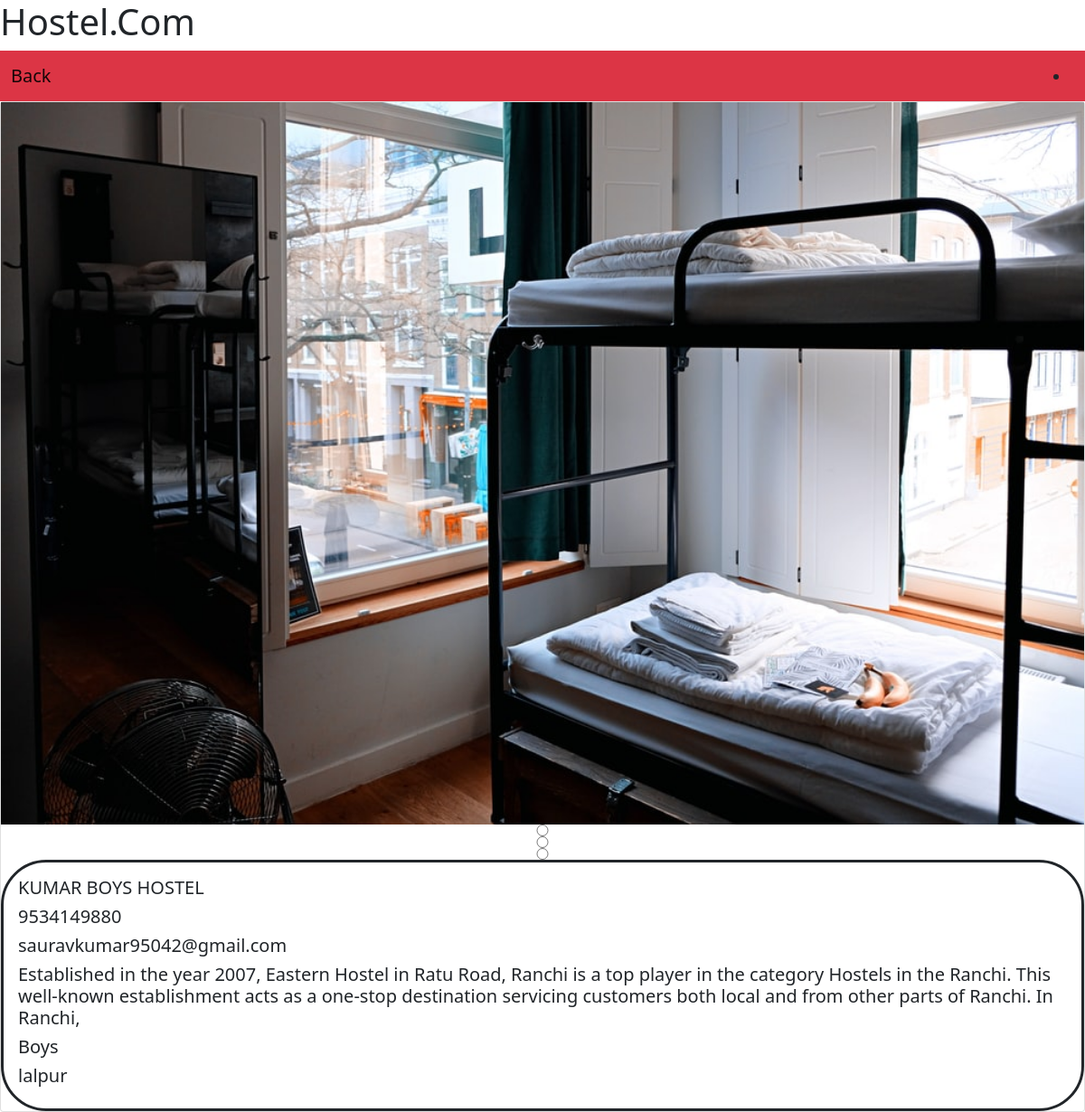
The app's page /details.php?id=KUMAR BOYS HOSTEL with its own data.
### tables this page shows
CREATE TABLE IF NOT EXISTS `hostel` (
  `pic1` varchar(100) NOT NULL,
  `pic2` varchar(100) NOT NULL,
  `pic3` varchar(100) NOT NULL,
  `hname` varchar(50) NOT NULL,
  `mob` varchar(10) NOT NULL,
  `email` varchar(30) NOT NULL,
  `about` varchar(5000) NOT NULL,
  `htype` varchar(10) DEFAULT NULL,
  `location` varchar(30) DEFAULT NULL
);

### details.php (the view, shortened to what this page needs)
<!doctype html>
<html lang="en">
  <head>
    <link href="https://cdn.jsdelivr.net/npm/bootstrap@5.1.3/dist/css/bootstrap.min.css" rel="stylesheet">
  </head>
  <body>
   <h1>Hostel.Com</h1>
<nav class="navbar navbar-expand-lg navbar-light bg-danger">
  <div class="container-fluid">
    <a class="navbar-brand" href="profile.php">Back</a>
        <li class="nav-item">
</nav>
<div class="card-group">
<?php
$key=$_REQUEST["id"];
$res1=mysql_query("select * from hostel where hname='$key'");
?>
 <?php
if(($rows1=mysql_fetch_array($res1)))
{
?>
<div class="card">
 <img  id="k1" src="img/<?php echo$rows1[0];?>">
<input type="radio" ><input type="radio" ><input type="radio" >
    <div  style="border:solid;border-radius:50px" class="card-body">
      <h5 class="card-title"><?php echo$rows1[3];?></h5>
<h5 class="card-title"><?php echo$rows1[4];?></h5>
<h5 class="card-title"><?php echo$rows1[5];?></h5>
<h5 class="card-title"><?php echo$rows1[6];?></h5>
<h5 class="card-title"><?php echo$rows1[7];?></h5><h5 class="card-title"><?php echo$rows1[8];?></h5>
     </div>
</div>
<?php
}
?>
</div>

### records on screen
hostel: pic1 (picture), hname "KUMAR BOYS HOSTEL", mob "9534149880", email "sauravkumar95042@gmail.com", about "Established in the year 2007, Eastern Hostel in Ratu Road, Ranchi is a top player in the category Hostels in the Ranchi. This well-known establishment acts as a one-stop destination servicing customers both local and from other parts of Ranchi. In Ranchi,", htype "Boys", location "lalpur"
